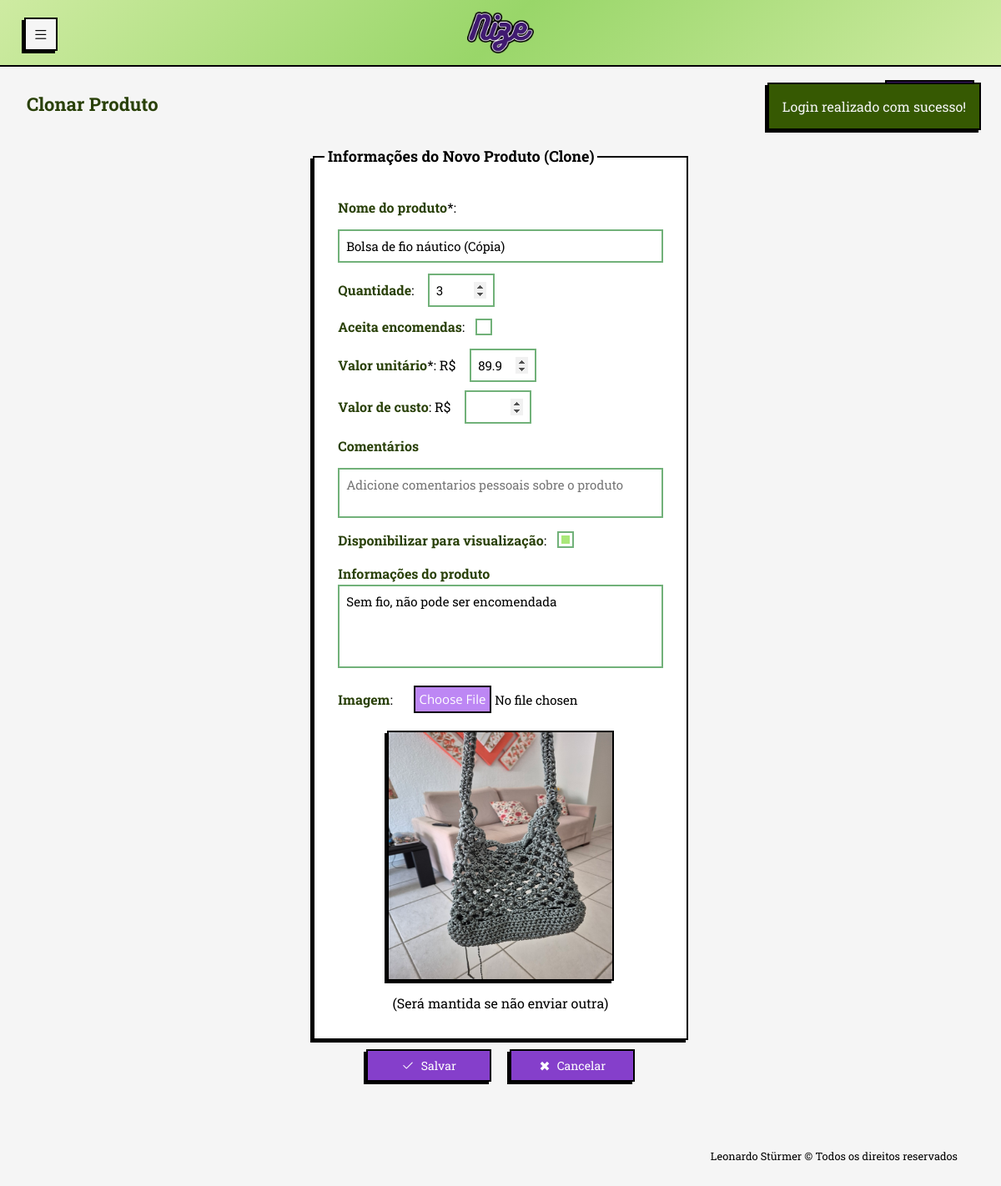
The app's page /php/view/produtos/clonar_produto.php?id=14 (signed in), older data.
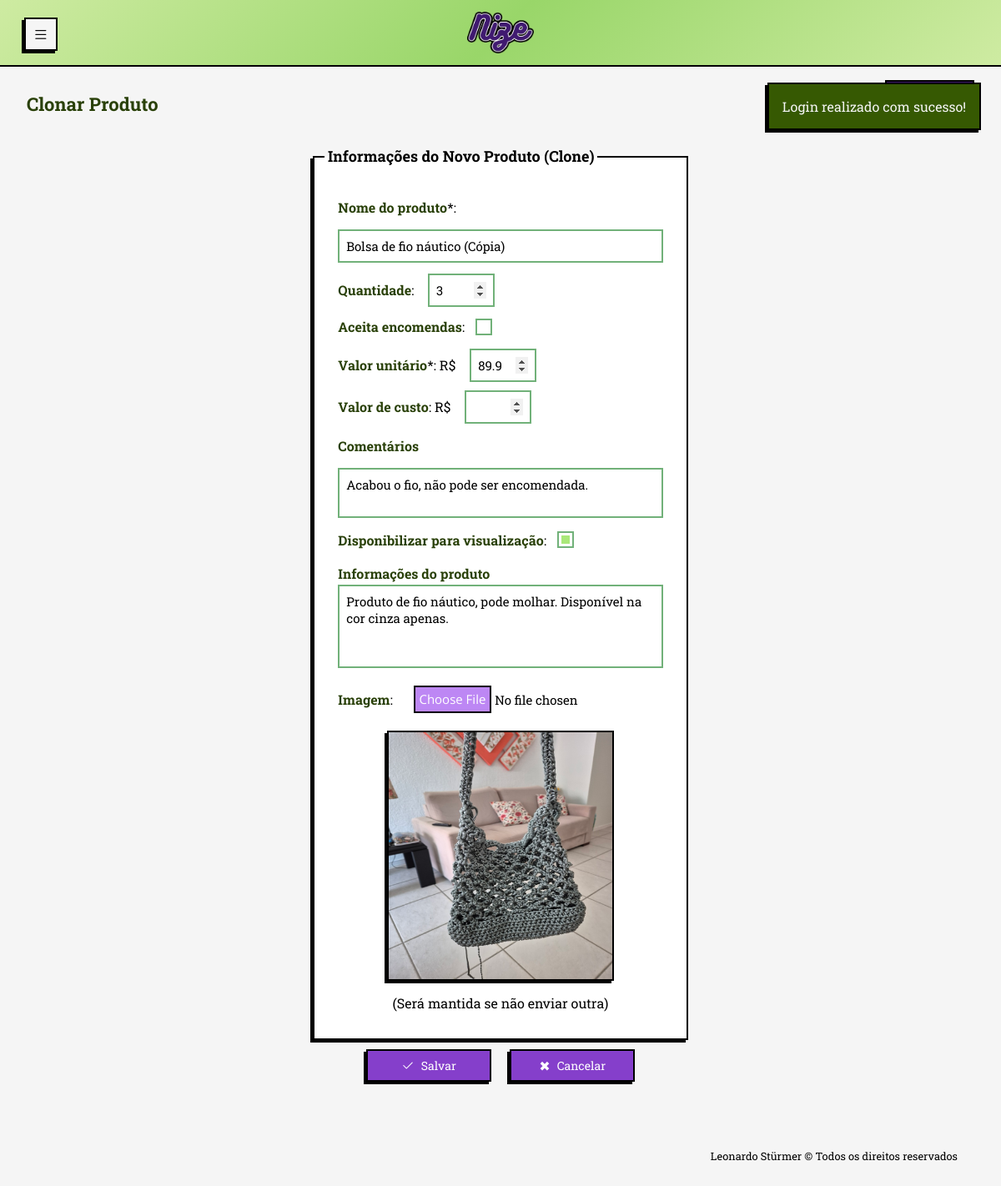
The same page, newer data.
### tables this page shows
CREATE TABLE produtos (
            id_produto INTEGER PRIMARY KEY AUTOINCREMENT NOT NULL,
            id_usuario INTEGER NOT NULL,
            nome TEXT NOT NULL,
            valor_unitario REAL NOT NULL,
            quantidade INTEGER NULL,
            imagem TEXT NULL,
            aceita_encomenda INTEGER NULL,
            descricao TEXT NULL,
            valor_custo REAL NULL,
            aceita_visualizacao INTEGER NULL,
            created_at TIMESTAMP NOT NULL DEFAULT CURRENT_TIMESTAMP, comentario,
            FOREIGN KEY (id_usuario) REFERENCES usuario (id_usuario)
    );

### php/persistence/conexaoBanco.class.php (called while the page is built, shortened)
<?php
class ConexaoBanco extends PDO {
    private static $instancia = null;
    public static function getInstancia() {
        if (!isset(self::$instancia)) {
            try {
                $caminhoBanco = __DIR__ . '/nize_database.db';
                $dsn = "sqlite:" . $caminhoBanco;
                self::$instancia = new ConexaoBanco($dsn, null, null);
                self::$instancia->setAttribute(PDO::ATTR_ERRMODE, PDO::ERRMODE_EXCEPTION);
                self::$instancia->setAttribute(PDO::ATTR_DEFAULT_FETCH_MODE, PDO::FETCH_ASSOC);
            } catch (PDOException $e) {
                $msg_erro = urlencode("Erro ao conectar com o banco SQLite: " . $e->getMessage());
                header("location:../view/general/erro.php?msg=" . $msg_erro);
                exit;
            }
        }
        return self::$instancia;
    }
}

### php/dao/produtodao.class.php (called while the page is built, shortened)
<?php
require_once __DIR__ . '/../persistence/conexaoBanco.class.php';
class ProdutoDAO{
    private $conexao;
    public function __construct() {
        $this-> conexao = ConexaoBanco::getInstancia();
    }
    public function buscarPorId($id){
        try {
            $sql = $this->conexao->prepare("SELECT * FROM produtos WHERE id_produto = :id");
            $sql->bindValue(":id", $id);
            $sql->execute();
            return $sql->fetch(PDO::FETCH_ASSOC);
        } catch (PDOException $e) {
            $_SESSION['msg'] = "<p class='error-msg'>Erro ao buscar ID: " . $e->getMessage() . "</p>";
        }
    }
}

### php/view/produtos/clonar_produto.php (the view, shortened to what the changed rows need)
<?php
require_once '../../dao/produtodao.class.php';
$id_produto = $_GET['id'] ?? null;
$produtoData = null;
if ($id_produto) {
  $produtoDAO = new ProdutoDAO();
  $produtoData = $produtoDAO->buscarPorId($id_produto);
}
?>
<!DOCTYPE html>
<html lang="pt-br">
<head>
  <link rel="stylesheet" href="../../../css/normalize.css">
  <link rel="stylesheet" href="../../../css/query.css">
  <link rel="stylesheet" href="../../../css/style.css">
  <link rel="stylesheet" href="../../../css/sidebar.css">
  <link rel="stylesheet" href="https://cdn.jsdelivr.net/npm/bootstrap-icons@1.13.1/font/bootstrap-icons.min.css">
</head>
<body>
  <main class='conteudo-pagina'>
    <div class="internal-nav">
      <div class="internal-nav-links">
        <h1>Clonar Produto</h1>
      </div>
    </div>
    <form action="../../controller/produtoControle.php?op=cadastrar" method="post" enctype="multipart/form-data" class="form-cadastro-produto">
      <fieldset id="products-form">
        <div class="inner-products-form">
          <label><strong>Nome do produto</strong>*: </label>
          <input type="text" id="nomeProduto" name="nomeProduto" class="input-produto" autocomplete="off" required value="<?php echo htmlspecialchars($produtoData['nome'] . ' (Cópia)'); ?>">
          <div class="div-inner-products">
            <label><strong>Quantidade</strong>:
              <input type="number"  step="1" min="0" onkeydown="return ['Backspace', 'Delete', 'ArrowLeft', 'ArrowRight'].includes(event.key) || !isNaN(Number(event.key))" id="quantidadeProduto" name="quantidadeProduto" class="input-produto" maxlength="3" autocomplete="off" value="<?php echo $produtoData['quantidade']; ?>">
            </label>
            <label class="checkbox-acc">
              <strong>Aceita encomendas</strong>:
              <input type="checkbox" id="aceitaEncomenda" name="aceitaEncomenda" class="input-produto" value='1' autocomplete="off" <?php echo $produtoData['aceita_encomenda'] == 1 ? 'checked' : ''; ?>>
            </label>
          </div>
          <div class="div-inner-products">
            <label><strong>Valor unitário</strong>*: R$
              <input type="number" min="0" id="valorUnitario" name="valorUnitario" step="0.10" class="input-produto" autocomplete="off" required value="<?php echo $produtoData['valor_unitario']; ?>">
            </label>
            <label><strong>Valor de custo</strong>: R$
            </label>
          </div>
          <label class="comentario-produtos" for="comentarioProduto">
            <strong>Comentários</strong>
          </label>
          <textarea name="comentarioProduto" id="comentarioProduto" placeholder="Adicione comentarios pessoais sobre o produto" class="input-produto" autocomplete="off"><?php echo htmlspecialchars($produtoData['comentario']); ?></textarea>
          <label class="checkbox-acc" for="">
            <strong>Disponibilizar para visualização</strong>:
            <input type="checkbox" id="aceitaVisualizacao" name="aceitaVisualizacao" class="input-produto" value="1" autocomplete="off" <?php echo $produtoData['aceita_visualizacao'] == 1 ? 'checked' : ''; ?>>
          </label>
          <label class="descricao-produtos" for="descricaoProduto">
            <strong>Informações do produto</strong>
            <textarea name="descricaoProduto" id="descricaoProduto" class="input-produto" autocomplete="off"><?php echo htmlspecialchars($produtoData['descricao']); ?></textarea>
          </label>
          <label><strong>Imagem</strong>:
            <input type="file" name="imagemProduto" id="imagemProduto" class="input-produto" accept=".png, .jpg" autocomplete="off">
          </label>
          <?php if (!empty($produtoData['imagem'])): ?>
            <?php echo "<img src='../../persistence/uploads/" . htmlspecialchars($produtoData['imagem']) . "' alt='imagem do produto' class='img-produtos img-alt-produto'>" ?>
            <span class="span-alt-img">(Será mantida se não enviar outra)</span>
          <?php else: ?>
            <span>Nenhuma imagem</span>
          <?php endif; ?>
        </div>
      </fieldset>
    </form>
  </main>
</body>
</html>

Row changes from the older to the newer data that the page shows:
changed produtos "Bolsa de fio náutico (Cópia)": comentarioProduto (not shown) → "Acabou o fio, não pode ser encomendada."; descricaoProduto "Sem fio, não pode ser encomendada" → "Produto de fio náutico, pode molhar. Disponível na cor cinza apenas."
